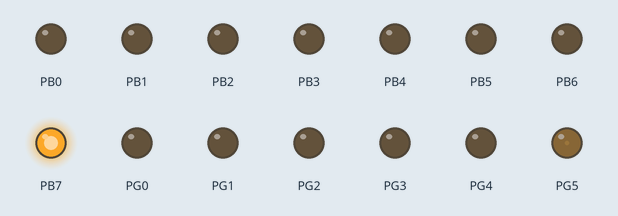
Bench run of a program on a simulated ATmega2560, built with avr-gcc and emulated at 16 MHz. Shown: output pins drawn as LEDs (lit = HIGH). What the program prints to the serial monitor is not drawn.

Above: at 0.1 s.
Timing chart, 0 to 1.6 s (numbered marks = the images above):
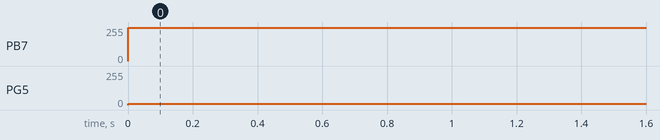

Measured:
- by itself, PB7: 0/255 → 250/255 at 0.00 s
- by itself, PG5: 0/255 → 10/255 at 0.00 s

The program:

main.c
```c
/*
 * Timers.c
 *
 * Created: 14/12/2020 12:06:00 p. m.
 * Author : Drakx
 */

#include <avr/io.h>
#include <avr/interrupt.h>
#include "UART.h"

void timerini();

int main(void)
/*inicializaciones*/
{	timerini();

sei();
	DDRG = 0xFF;
	PORTG = (1<<PG5);

	DDRB = 0xFF;
	PORTB = (1<<PB7);

	UCSR0B = (1<<RXEN0) | (1<<TXEN0);
	UCSR0C= ( 1 << USBS0) | (3 << UCSZ00);
	UBRR0 = 103;
	UDR0 = 'x';
    while (1) {
		while(!(UCSR0A &(1<<UDRE0)));
		UDR0 =TCNT0;
    }
}

void timerini(){
	TCNT0 = 0;

	TCCR0A = 0;
	 /*configuracion CTC*/
	TCCR0A |= (1<< COM0A0) | (1<<COM0A1) | (1<<COM0B1) | (1<<WGM10);
	TCCR0B = (1<<CS00);

	OCR0A = 5;
	OCR0B = 10;
}

ISR(TIMER0_COMPA_vect){

}
```

UART.c
```c
#include <avr/io.h>
#include <avr/interrupt.h>
#include "UART.h"

/***********************************************************************
*Inicializacion del UARTn
* com = uartn
* parity = 0 no paridad, 1 = par, 2 impar
* baudrate = velocidad de transmicion
* stop = stop bit
* sizeb = tamanio del dato(5-9)
************************************************************************/
void UARTn_Ini(uint8_t com, uint8_t parity, uint16_t baudrate, uint8_t stop, uint8_t sizeb){

	uint8_t *UCSRnA = 0 , *UCSRnB = 0, *UCSRnC = 0;
	uint16_t *UBRRn = 0;

	/*Se asignara la direccion al UARTn (n = 0,1,2,3) dada por la variable com*/
	switch(com){
		case 0:
			case 1:
				case 2:
				UCSRnA = (uint8_t *) 0xC0 + (8*com);
				UCSRnB = (uint8_t *) 0xC1 + (8*com);
				UCSRnC = (uint8_t *) 0xC2 + (8*com);
				UBRRn = (uint16_t *) 0xC4 + (8*com);
				break;
		case 3:
			UCSRnA = (uint8_t *) 0x130;
			UCSRnB = (uint8_t *) 0x131;
			UCSRnC = (uint8_t *) 0x132;
			UBRRn = (uint16_t *) 0x134;
	}
	/*Parity solo puede ser 0 no paridad,2 par,3 impar; como el registro 01 esta reservado se modifica el valor de paridad a 3*/
	if(parity == 1){
		parity = 3;
	}

	*UBRRn = MyUBRRn(baudrate);

	/*USART a 2 velocidad*/
	*UCSRnA = (1<<U2X0);

	/*Transmitir y recivir activados*/
	*UCSRnB = (1<<RXEN0) | (1<<TXEN0);

	/*Paridad, Stop bit, tamano del dato(size) (Para datos de 9 bits activar bit en UCSRnB 1<< UCSZn2)*/
	*UCSRnC = (parity << UPM00) | ( ( stop - 1 ) << USBS0) | ((sizeb - 5) << UCSZ00);
	sei();
}
/*Funciones exclusivas para UART0*/
/*putchar(char)*/
void trasnmitByte(uint8_t data){
	loop_until_bit_is_set(UCSR0A, UDRE0);
	UDR0 = data;
}

/*getchar()*/
uint8_t reciveByte(){
	loop_until_bit_is_set(UCSR0A,RXC0);
	return UDR0;
}

/*puts(cad)*/
void printString(const char MyString[]){
	uint8_t i = 0;
	while (MyString[i]){
		trasnmitByte(MyString[i++]);
	}
}
/*gets(cad)*/
void UART_gets(char *str){
uint8_t aux;

	do {
		aux = reciveByte();
		if (aux != 13){
			*str++ = aux;
		}
	} while (aux != 13);
	//*str = '\0';
}
```

UART.h
```c
#ifndef UART_H_
#define UART_H_

#define F_CPU 16000000ul
#define MyUBRRn(baud) ( ( ( F_CPU / 8 ) / baud ) - 1 )

void UARTn_Ini(uint8_t com, uint8_t parity, uint16_t baudrate, uint8_t stop, uint8_t sizeb);
void trasnmitByte(uint8_t data);
uint8_t reciveByte();
void printString(const char MyString[]);

void UART_gets(char *str);

#endif
```
